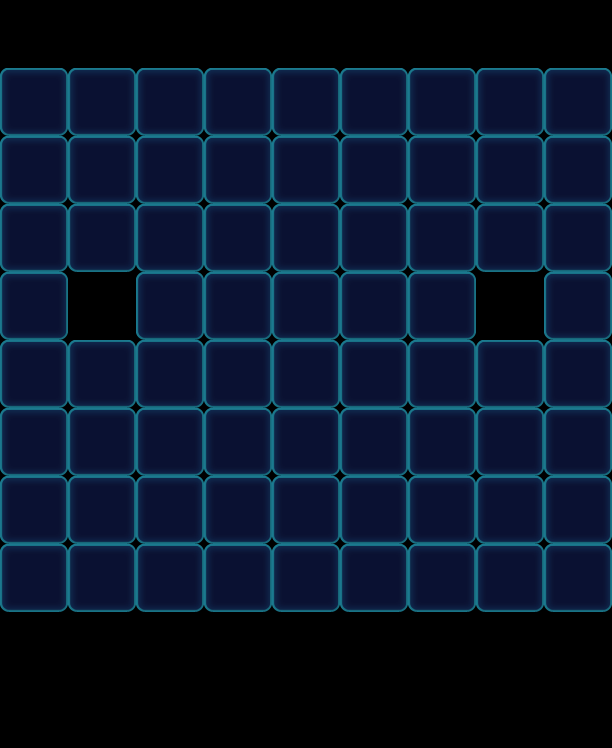

Rendered tile map (Tiled .tmx) drawn with the repository's tilesets; below, a short description and the map source with its tile grids summarised:
An orthogonal 9x11 tile map with 68x68 px tiles, 1 tile layer (Valid), 2 tilesets and 86 objects (43x Monster, 18x Stone, 9x Factory_Normal, 8x Bomb, 8x Lock).

<map version="1.0" orientation="orthogonal" width="9" height="11" tilewidth="68" tileheight="68">
 <tileset firstgid="1" name="game_grid1" tilewidth="68" tileheight="68">
  <image source="game_grid1.png" width="68" height="68" />
 </tileset>
 <tileset firstgid="2" name="map" tilewidth="68" tileheight="68">
  <image source="map.png" width="1024" height="1024" />
 </tileset>
 <layer name="Valid" width="9" height="11">
  <data>[99 cells, 70 non-empty, 1 distinct tile ids]</data>
 </layer>
 <objectgroup name="BottomObj" width="9" height="11" />
 <objectgroup name="MiddleObj" width="9" height="11">
  <object type="Monster" gid="17" x="204" y="476">
   <properties>
    <property name="Color" value="Purple" />
   </properties>
  </object>
  <object type="Monster" gid="3" x="204" y="544">
   <properties>
    <property name="Color" value="Green" />
   </properties>
  </object>
  <object type="Monster" gid="19" x="340" y="476">
   <properties>
    <property name="Color" value="Yellow" />
   </properties>
  </object>
  <object type="Monster" gid="4" x="136" y="544">
   <properties>
    <property name="Color" value="Orange" />
   </properties>
  </object>
  <object type="Monster" gid="2" x="204" y="612">
   <properties>
    <property name="Color" value="Blue" />
   </properties>
  </object>
  <object type="Monster" gid="18" x="544" y="612">
   <properties>
    <property name="Color" value="Pink" />
   </properties>
  </object>
  <object type="Monster" gid="18" x="408" y="476">
   <properties>
    <property name="Color" value="Pink" />
   </properties>
  </object>
  <object type="Monster" gid="2" x="136" y="408">
   <properties>
    <property name="Color" value="Blue" />
   </properties>
  </object>
  <object type="Monster" gid="18" x="68" y="544">
   <properties>
    <property name="Color" value="Pink" />
   </properties>
  </object>
  <object type="Monster" gid="18" x="136" y="612">
   <properties>
    <property name="Color" value="Pink" />
   </properties>
  </object>
  <object type="Monster" gid="3" x="68" y="612">
   <properties>
    <property name="Color" value="Green" />
   </properties>
  </object>
  <object type="Monster" gid="4" x="272" y="612">
   <properties>
    <property name="Color" value="Orange" />
   </properties>
  </object>
  <object type="Monster" gid="4" x="340" y="612">
   <properties>
    <property name="Color" value="Orange" />
   </properties>
  </object>
  <object type="Monster" gid="3" x="272" y="476">
   <properties>
    <property name="Color" value="Green" />
   </properties>
  </object>
  <object type="Monster" gid="19" x="408" y="544">
   <properties>
    <property name="Color" value="Yellow" />
   </properties>
  </object>
  <object type="Monster" gid="19" x="272" y="544">
   <properties>
    <property name="Color" value="Yellow" />
   </properties>
  </object>
  <object type="Monster" gid="17" x="340" y="408">
   <properties>
    <property name="Color" value="Purple" />
   </properties>
  </object>
  <object type="Monster" gid="17" x="272" y="408">
   <properties>
    <property name="Color" value="Purple" />
   </properties>
  </object>
  <object type="Monster" gid="2" x="340" y="544">
   <properties>
    <property name="Color" value="Blue" />
   </properties>
  </object>
  <object type="Monster" gid="2" x="408" y="612">
   <properties>
    <property name="Color" value="Blue" />
   </properties>
  </object>
  <object type="Monster" gid="2" x="476" y="612">
   <properties>
    <property name="Color" value="Blue" />
   </properties>
  </object>
  <object name="13" type="Bomb" gid="17" x="408" y="136">
   <properties>
    <property name="BombTime" value="9" />
    <property name="Color" value="Orange" />
   </properties>
  </object>
  <object name="13" type="Bomb" gid="17" x="476" y="136">
   <properties>
    <property name="BombTime" value="9" />
    <property name="Color" value="Purple" />
   </properties>
  </object>
  <object name="13" type="Bomb" gid="17" x="68" y="136">
   <properties>
    <property name="BombTime" value="9" />
    <property name="Color" value="Purple" />
   </properties>
  </object>
  <object name="13" type="Bomb" gid="17" x="204" y="136">
   <properties>
    <property name="BombTime" value="9" />
    <property name="Color" value="Purple" />
   </properties>
  </object>
  <object name="13" type="Bomb" gid="17" x="544" y="136">
   <properties>
    <property name="BombTime" value="9" />
    <property name="Color" value="Orange" />
   </properties>
  </object>
  <object name="13" type="Bomb" gid="17" x="340" y="136">
   <properties>
    <property name="BombTime" value="9" />
    <property name="Color" value="Purple" />
   </properties>
  </object>
  <object name="13" type="Bomb" gid="17" x="136" y="136">
   <properties>
    <property name="BombTime" value="9" />
    <property name="Color" value="Orange" />
   </properties>
  </object>
  <object name="13" type="Bomb" gid="17" x="0" y="136">
   <properties>
    <property name="BombTime" value="9" />
    <property name="Color" value="Orange" />
   </properties>
  </object>
  <object type="Monster" gid="19" x="0" y="544">
   <properties>
    <property name="Color" value="Yellow" />
   </properties>
  </object>
  <object type="Monster" gid="19" x="0" y="612">
   <properties>
    <property name="Color" value="Yellow" />
   </properties>
  </object>
  <object type="Monster" gid="19" x="68" y="476">
   <properties>
    <property name="Color" value="Yellow" />
   </properties>
  </object>
  <object type="Monster" gid="2" x="0" y="476">
   <properties>
    <property name="Color" value="Blue" />
   </properties>
  </object>
  <object type="Monster" gid="3" x="544" y="544">
   <properties>
    <property name="Color" value="Green" />
   </properties>
  </object>
  <object type="Monster" gid="3" x="476" y="544">
   <properties>
    <property name="Color" value="Green" />
   </properties>
  </object>
  <object type="Monster" gid="3" x="544" y="476">
   <properties>
    <property name="Color" value="Green" />
   </properties>
  </object>
  <object type="Monster" gid="4" x="476" y="476">
   <properties>
    <property name="Color" value="Orange" />
   </properties>
  </object>
  <object type="Monster" gid="4" x="476" y="408">
   <properties>
    <property name="Color" value="Orange" />
   </properties>
  </object>
  <object type="Monster" gid="4" x="408" y="408">
   <properties>
    <property name="Color" value="Orange" />
   </properties>
  </object>
  <object type="Monster" gid="4" x="68" y="408">
   <properties>
    <property name="Color" value="Orange" />
   </properties>
  </object>
  <object type="Monster" gid="4" x="204" y="408">
   <properties>
    <property name="Color" value="Orange" />
   </properties>
  </object>
  <object type="Monster" gid="4" x="136" y="476">
   <properties>
    <property name="Color" value="Orange" />
   </properties>
  </object>
  <object type="Monster" gid="19" x="136" y="340">
   <properties>
    <property name="Color" value="Yellow" />
   </properties>
  </object>
  <object type="Monster" gid="2" x="408" y="340">
   <properties>
    <property name="Color" value="Blue" />
   </properties>
  </object>
  <object type="Monster" gid="18" x="272" y="340">
   <properties>
    <property name="Color" value="Pink" />
   </properties>
  </object>
  <object type="Monster" gid="4" x="204" y="340">
   <properties>
    <property name="Color" value="Orange" />
   </properties>
  </object>
  <object type="Monster" gid="3" x="340" y="340">
   <properties>
    <property name="Color" value="Green" />
   </properties>
  </object>
  <object type="Monster" gid="3" x="204" y="272">
   <properties>
    <property name="Color" value="Green" />
   </properties>
  </object>
  </objectgroup>
 <objectgroup color="#000000" name="TopObj" width="9" height="11">
  <!-- 35 objects omitted --></objectgroup>
 <objectgroup color="#00ff00" name="CeilObj" width="9" height="11" />
</map>
<!-- 38 of 86 objects omitted -->
